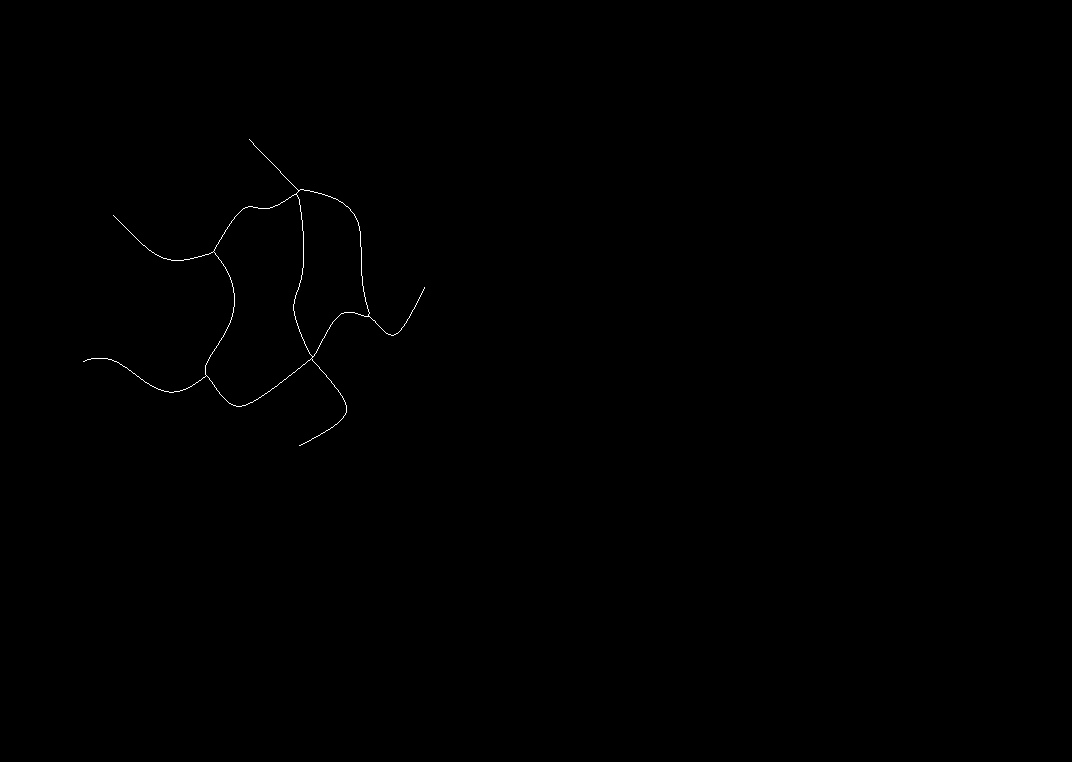
%> input picture simu/thin/2.gif, 1072 x 762 px; its folder holds only this picture in this run
$ octave extract_curve.m   (GNU Octave 9; MATLAB toolbox functions it lacks are replaced by stand-ins)
%> lines starting %> are read from the running program, lines starting %| are printed output that depends on the picture; in (x1, y1, x2, y2) boxes, pixels count from 0 and x2, y2 are one past the last pixel; in counts of white or black regions, pixels touching at a corner belong together; the program's own positions count from 1
### utility/get_degree.m
function degree = get_degree(V)

vn = size(V,2);
degree = zeros(1,vn);

for i = 1:vn
    for j = i:vn
        if V(i,j) ~= 0
            degree(i) = degree(i) + 1;
            degree(j) = degree(j) + 1;
        end
    end
end

### utility/rid_intersection.m
function [V,E] = rid_intersection(V,E)

N = 50;
select_len = floor(N/5);
threshold = 2.4;
en = size(E,2);

while 1
    vn = size(V,2);
    degree = get_degree(V);
    flag = 1;

    for i = 1:vn
        if degree(i) ~= 4
            continue;
        end
        adjac_set = find(V(i,:) ~= 0);
        vector_set = zeros(2,4);
        for j = 1:4
            ee = resampling(E{V(i,adjac_set(j))},N);
%             keyboard;
            ee = ee - repmat(ee(:,1),1,N);
            for k = 1:select_len
                vector_set(:,j) = vector_set(:,j) + ee(:,k) - ee(:,1); %%%% revised
            end
            vector_set(:,j) = vector_set(:,j)/select_len;
        end
        angles = zeros(4,4);
        g1 = [1,2];
        for j = 1:4
            for k = j+1:4
                angles(j,k) = get_angle(vector_set(:,j),vector_set(:,k));
                if angles(g1(1),g1(2)) < angles(j,k)
                    g1 = [j,k];
                end
            end
        end
        g2 = [1,2,3,4];
        g2(g1) = [];
%         keyboard;
        if angles(g1(1),g1(2)) < threshold || angles(g2(1),g2(2)) < threshold
            continue;
        else
            flag = 0;
            break;
        end
    end
    if flag == 1
        break;
    end
    g = [g1;g2];
    for k = 1:2
        s = adjac_set(g(k,1));
        e = adjac_set(g(k,2));
        ee = [E{V(s,i)}(:,1:end-1),E{V(i,e)}];
        E{en+1} = ee;
        E{en+2} = fliplr(ee);
        V(s,e) = en+1;
        V(e,s) = en+2;
        en = en+2;
    end
    V(:,i) = [];
    V(i,:) = [];
end
[V,E] = rearrange(V,E);

### utility/rearrange.m
function [V,E] = rearrange(V,E)

vn = size(V,2);
newE = cell(1,10000);
en = 0;
for i = 1:vn
    for j = i:vn
        if ~V(i,j)
            continue;
        end
        newE{en+1} = E{V(i,j)};
        newE{en+2} = E{V(j,i)};
        V(i,j) = en+1;
        V(j,i) = en+2;
        en = en+2;
    end
end
E = newE;
E(en+1:end) = [];

### utility/rid_shortEdge.m
function [V,E] = rid_shortEdge(V,E,threshold)

en = size(E,2);
while 1
    vn = size(V,2);
    flag = 1;
    degree = get_degree(V);
    for i = 1:vn
        for j = i:vn
            if ~V(i,j)
                continue;
            end
            if size(E{V(i,j)},2) <= threshold && (degree(i) >= 2 && degree(j) >= 2)
                flag = 0;
                break;
            end
        end
        if flag == 0
            break;
        end
    end
    if flag == 1
        break;
    end
    % [8 lines of commented-out code are left out]
    del_idx = j;
    save_idx = i;
    for k = 1:vn
        if k == save_idx || ~V(k,del_idx)                                                                                                                                                                                                                                                                       || ~V(k,j)
            continue;
        end
        ee = [E{V(k,del_idx)}(:,1:end-1),E{V(del_idx,save_idx)}(:,end)];
        E{en+1} = ee;
        E{en+2} = fliplr(ee);
        V(k,save_idx) = en+1;
        V(save_idx,k) = en+2;
        en = en+2;
    end
    V(:,del_idx) = [];
    V(del_idx,:) = [];
%     keyboard;
end
degree = get_degree(V);
delete_set = find(degree == 0);
V(delete_set,:) = [];
V(:,delete_set) = [];

[V,E] = rearrange(V,E);

### utility/rid_degree2.m
function [V,E] = rid_degree2(V,E)

en = size(E,2);
while 1
    vn = size(V,2);
    degree = get_degree(V);
    flag = 1;
    for i = 1:vn
        if degree(i) ~= 2
            continue;
        else
            flag = 0;
            break;
        end
    end
    if flag == 1
        break;
    end
    adjac_set = find(V(i,:) ~= 0);
    s = adjac_set(1);
    e = adjac_set(2);

    ee = [E{V(s,i)},E{V(i,e)}(:,2:end)];
    E{en+1} = ee;
    E{en+2} = fliplr(ee);
    V(s,e) = en+1;
    V(e,s) = en+2;
    en = en+2;
    V(:,i) = [];
    V(i,:) = [];
end

[V,E] = rearrange(V,E);

### utility/get_coord.m
function coord = get_coord(input)

if class(input) == 'struct'
    vn = size(input.V,2);
    coord = Inf(2,vn);
    for i = 1:vn
        for j = i:vn
            if input.V(i,j) ~= 0
                ee = input.E{input.V(i,j)};
                if coord(1,i) == inf
%                     coord(:,i) = round(ee(:,1));
                    coord(:,i) = ee(:,1);
                else
%                     if(~all(abs(coord(:,i)-ee(:,1)) < 1e-4))
%                         disp('check!');
%                         keyboard;
%                     end
                end
                if coord(1,j) == inf
%                     coord(:,j) = round(ee(:,end));
                    coord(:,j) = ee(:,end);
                else
%                     if(~all(abs(coord(:,j)-ee(:,end)) < 1e-4))
%                         disp('check!');
%                         keyboard;
%                     end
                end
            end
        end
    end
elseif class(input) == 'double'
    vn = size(input,3);
    coord = Inf(2,vn);
    for i = 1:vn
        for j = i:vn
            ee = input(:,:,i,j);
            if ee(1,1) ~= inf
                coord(:,i) = ee(:,1);
                coord(:,j) = ee(:,end);
            end
        end
    end
end

### plot_graph.m
function plot_graph(input,idx,varargin)
    min_lineWidth = 0.5;
    max_lineWidth = 3.5;
    if strcmp(class(input),'struct')
        vn = size(input.V,2);
        lineWidth = ones(vn,vn)*(max_lineWidth+min_lineWidth)/2;
        if length(varargin) == 1
            lineWidth = varargin{1}*(max_lineWidth-min_lineWidth) + min_lineWidth;
        end
        figure(idx);clf;hold on;
        en = length(input.E)/2;
        cc = hsv(en);
        cnt = 1;
        for i = 1:vn
            for j = i:vn
                if ~input.V(i,j)
                    continue;
                end
                ee = input.E{input.V(i,j)};
                plot(ee(1,:),ee(2,:),'color',cc(cnt,:),'LineWidth',3);
                cnt = cnt + 1;
            end
        end
        coord = get_coord(input);
        for i = 1:size(coord,2)
            plot(coord(1,i),coord(2,i),'ko','MarkerFaceColor','k','MarkerSize',3);
%             text(coord(1,i),coord(2,i),num2str(i),'FontSize',20);
        end
        axis off;
% [7 lines of commented-out code are left out]
        set(gcf,'position',[300,300,500,500]);
        set(gca,'position',[0.0 0.0 1 1]);
%         print retina-mean-5 -dpng -painters -r1000;
    elseif strcmp(class(input),'double')
        vn = size(input,3);
        lineWidth = ones(vn,vn)*(max_lineWidth+min_lineWidth)/2;
        if length(varargin) == 1
            lineWidth = varargin{1}*(max_lineWidth-min_lineWidth) + min_lineWidth;
        end
        figure(idx);clf;hold on;
        for i = 1:vn
            for j = i:vn
                ee = input(:,:,i,j);
                if ee(1,1) ~= inf
                    plot(ee(1,:),ee(2,:),'b','LineWidth',lineWidth(i,j));
                end
            end
        end
        axis off;
        set(gcf,'position',[300,300,500,500]);
%         set(gca,'position',[0 0 1.05 1.05]); %x,y,width,height
    elseif strcmp(class(input),'cell')
        gn = length(input);
        gra = input{1};
        vn = length(gra.V);
        cnt = 0;
        color_mat = zeros(vn,vn);
        for i = 1:vn
            for j = i:vn
                for k = 1:gn
                    if input{k}.V(i,j) ~= 0
                        cnt = cnt + 1;
                        color_mat(i,j) = cnt;
                        break;
                    end
                end
            end
        end
        cc = hsv(cnt);
%         keyboard;
        for k = 1:gn
            figure(k);clf;hold on;
            gra = input{k};
            vn = length(gra.V);
            for i = 1:vn
                for j = i:vn
                    if ~gra.V(i,j)
                        continue;
                    end
                    ee = gra.E{gra.V(i,j)};
                    plot(ee(1,:),ee(2,:),'color',cc(color_mat(i,j),:),'LineWidth',3);
                end
            end
            coord = get_coord(gra);
            for i = 1:size(coord,2)
                plot(coord(1,i),coord(2,i),'ko','MarkerFaceColor','k','MarkerSize',3);
%                 text(coord(1,i),coord(2,i),num2str(i));
            end
            axis off;
%             /home/zhang/myCode/V2/simu-1-geodesic-1.png
            ylim([250,640]);
            xlim([100,450]);

% [5 lines of commented-out code are left out]

            set(gcf,'position',[300,300,500,500]);
            set(gca,'position',[0 0 1 1]);
            print(['simu-pc1-',num2str(k)],'-dpng','-painters','-r1000');
            keyboard;
        end

%         set(gca,'position',[0 0 1.05 1.05]); %x,y,width,height
    end
% [9 lines of commented-out code are left out]
    drawnow;
%     keyboard;
end

### extract_curve.m
clc,clear;

%     src_path = '3341_bin/thin/';
%     dest_path = '3341_bin/gra/';

    src_path = 'simu/thin/';
    dest_path = 'simu/gra/';
% [6 lines of commented-out code are left out]
    files = dir(src_path);
%     filenames = {'0','50','100','150','200','250','300'};
%     filenames = {'a1','a2'};
    for ii = 3:length(files)
%         idx = index_set(ii);
%         filename = strcat(src_path,filenames{ii},'.gif');
        filename = strcat(src_path,files(ii).name);
%         keyboard;
        binImg = logical(imread(filename));
%> binImg: size 762x1072 logical; 0.14% white in thin lines or dots, all inside (x1, y1, x2, y2) = (83, 139, 425, 446)
        gra = extract_byB(binImg);
    %     gra.E = edge_resample(gra.E,30);
%         ns = split(filenames{ii},'.');
        ns = split(files(ii).name,'.');
        new_filename = strcat(dest_path,[ns{1},'_graph']);
        save(new_filename,'gra');
%         figure(11);clf;imshow(binImg);
        plot_graph(gra,123);
        keyboard;
    end
% end

function gra = extract_byB(binImg)
    vertex_catagory = ones(size(binImg))*-1;

    [row,col] = size(binImg);

    operators = [0,1;0,-1;1,0;-1,0;1,1;1,-1;-1,1;-1,-1];
    for i = 1:row
        for j = 1:col
            if binImg(i,j) == 0
                continue;
            end
            n_adj = 0;
            for k = 1:8
                adj_i = i + operators(k,1);
                adj_j = j + operators(k,2);
                if adj_i >= 1 && adj_i <= row && adj_j >= 1 && adj_j <= col && binImg(adj_i,adj_j) == 1
                    n_adj = n_adj + 1;
                end
            end
            vertex_catagory(i,j) = n_adj;
        end
    end

    visited = zeros(row,col);
%     childs = logical(visited);
    parents = Inf(1,2,row,col);
    indexs = Inf(row,col);
    % keyboard;
    stack = zeros(1000,2);
    ptr = 0;
    vn = 0;
%     keyboard;
    for i = 1:row
        for j = 1:col
            if vertex_catagory(i,j) == 1
                parents(:,:,i,j) = [i,j];
                vn = vn + 1;
                indexs(i,j) = vn;
                continue;
            elseif vertex_catagory(i,j) < 3
                continue;
            elseif visited(i,j) == 1
                continue;
            end
%             if i == 375 && j == 55
%                 keyboard;
%             end
            ptr = ptr + 1;
            stack(ptr,:) = [i,j];
            visited(i,j) = 1;
            cluster = [];
            while ptr > 0
                ni = stack(ptr,1);
                nj = stack(ptr,2);
                ptr = ptr - 1;
                cluster = [cluster;ni,nj];
                for k = 1:8
                    adj_i = ni + operators(k,1);
                    adj_j = nj + operators(k,2);
                    if adj_i >= 1 && adj_i <= row && adj_j >= 1 && adj_j <= col
                        if vertex_catagory(adj_i,adj_j) >= 3 && visited(adj_i,adj_j) == 0
                            visited(adj_i,adj_j) = 1;
                            ptr = ptr + 1;
                            stack(ptr,:) = [adj_i,adj_j];
                        end
                    end
                end
            end
            common_parent = round(mean(cluster,1));
            vn = vn + 1;
            for k = 1:size(cluster,1)
                parents(:,:,cluster(k,1),cluster(k,2)) = common_parent;
                indexs(cluster(k,1),cluster(k,2)) = vn;
            end
        end
    end
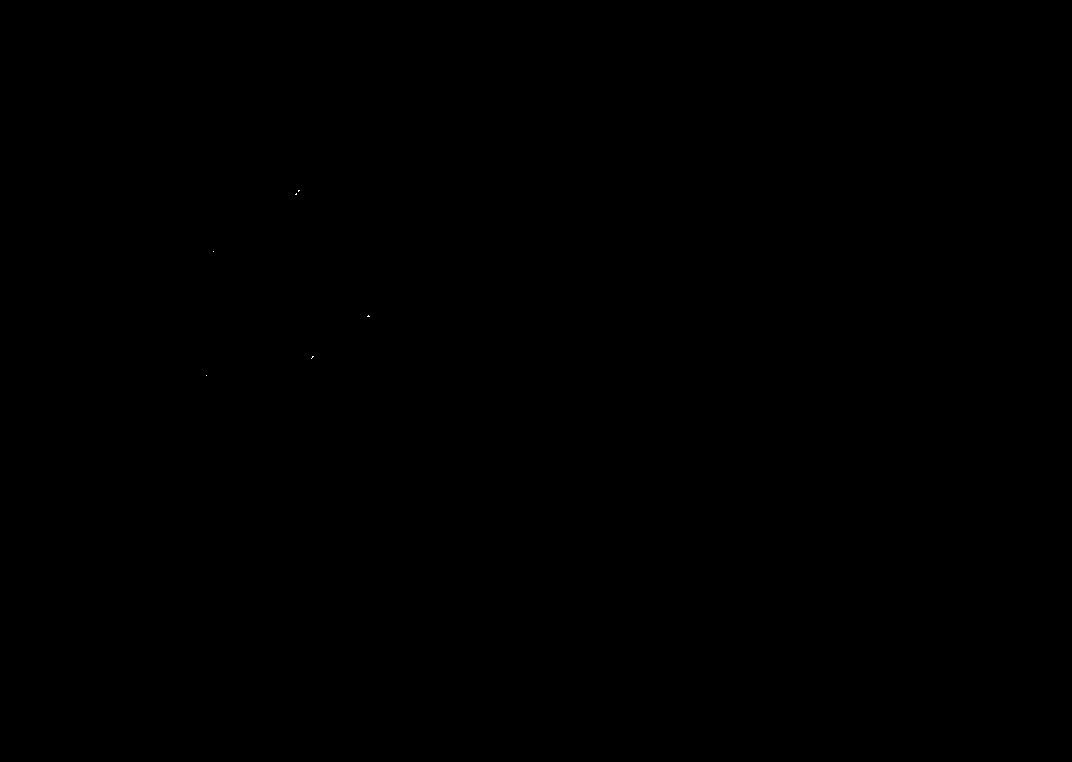
%> visited: size 762x1072 double; values 0 (black) and 1 (white), 0% white in thin lines or dots, all inside (x1, y1, x2, y2) = (206, 190, 370, 376)
%> after the loop, ptr = 0; stack = 1000 rows, first 12: [376 207; 359 312; 317 368; 0 0; 0 0; 0 0; 0 0; 0 0; 0 0; 0 0; 0 0; 0 0]; vn = 11
%     keyboard;
    V = zeros(vn,vn);
    E = cell(1,10000);
    en = 0;
    show = logical(zeros(row,col));
    visited = zeros(row,col);
    for i = 1:row
        for j = 1:col
            if parents(1,1,i,j) == inf
                continue;
            end
%             if i == 360 && j == 28
%                 keyboard;
%             end
            show(i,j) = 1;
            visited(i,j) = 1;
            for k = 1:8
                ni = i + operators(k,1);
                nj = j + operators(k,2);
                if ~(ni >= 1 && ni <= row && nj >= 1 && nj <= col && vertex_catagory(ni,nj) == 2) ...
                        || visited(ni,nj) == 1
                    continue;
                end
                visited(ni,nj) = 1;
                curve = Inf(2,1000);
                curve(:,1:2) = [j,nj;row-i,row-ni];
                n_point = 2;
    %             keyboard;
                while indexs(ni,nj) == inf
                    flag = 1;
                    for u = 1:8
                        adjac_i = ni + operators(u,1);
                        adjac_j = nj + operators(u,2);
                        if adjac_i >= 1 && adjac_i <= row && adjac_j >= 1 && adjac_j <= col && binImg(adjac_i,adjac_j) == 1 ...
                            && (vertex_catagory(adjac_i,adjac_j) == 2 && visited(adjac_i,adjac_j) == 0 || (indexs(adjac_i,adjac_j) ~= inf && indexs(adjac_i,adjac_j) ~= indexs(i,j)))
                            flag = 0;
                            break;
                        end
                    end
                    if flag == 1
                        break;
                    end
                    visited(adjac_i,adjac_j) = 1;
                    n_point = n_point + 1;
                    curve(:,n_point) = [adjac_j,row-adjac_i];
                    ni = adjac_i;
                    nj = adjac_j;
%                     keyboard;
                end
                if flag == 1
                    continue;
                end
                if indexs(i,j) == indexs(ni,nj)
%                     keyboard;
                    continue;
                end
                temp = parents(:,:,ni,nj);
                curve(:,n_point) = [temp(2),row-temp(1)];
                temp = parents(:,:,i,j);
                curve(:,1) = [temp(2),row-temp(1)];

                E{en+1} = curve(:,1:n_point);
                E{en+2} = fliplr(E{en+1});
                V(indexs(i,j),indexs(ni,nj)) = en+1;
                V(indexs(ni,nj),indexs(i,j)) = en+2;
                en = en + 2;
    %             keyboard;
            end
        end
    end
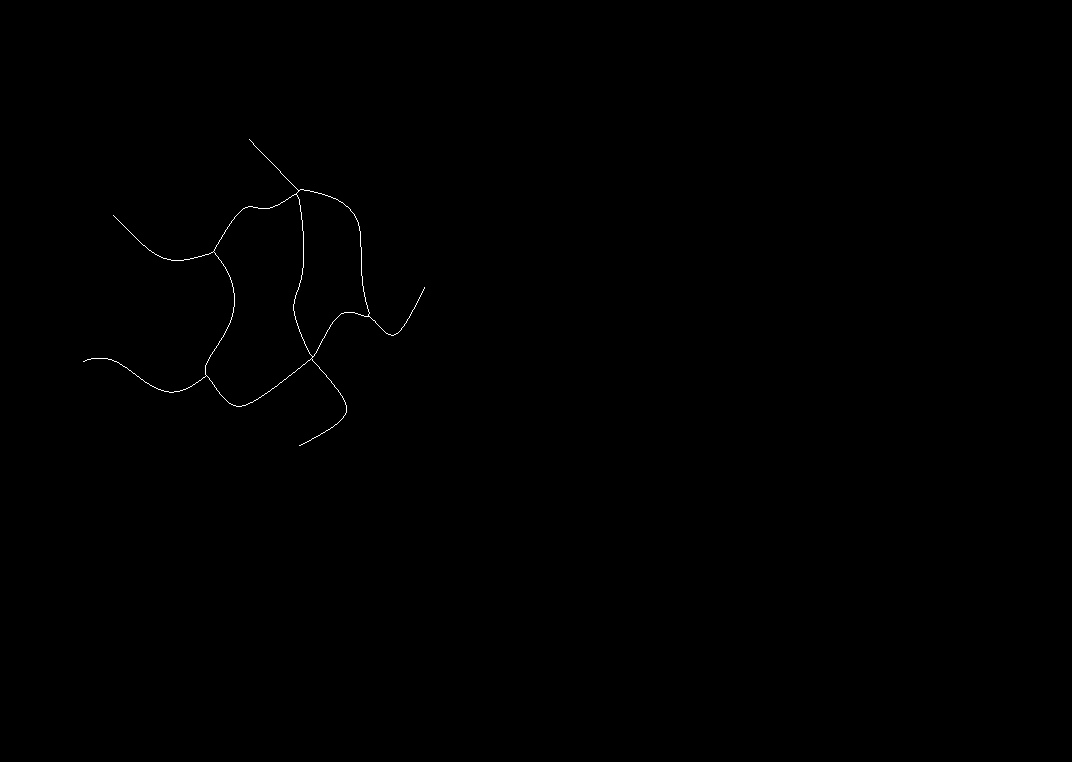
%> visited: size 762x1072 double; values 0 (black) and 1 (white), 0.14% white in thin lines or dots, all inside (x1, y1, x2, y2) = (83, 139, 425, 446)
%> after the loop, E = 10000 items; curve = 1000 columns, first 8: [84 85 86 87 88 89 90 91; 400 400 401 401 402 402 402 402]; en = 24
%     keyboard;
    E(en+1:end) = [];
    degree = get_degree(V);
%> in get_degree, `vn = size(V,2);`: vn = 11
%> the loop in get_degree, `for i = 1:vn` made 11 passes
%> after the loop in get_degree, `for i = 1:vn`: degree = [1 3 3 1 3 1 3 4 1 3 1]
%> degree = [1 3 3 1 3 1 3 4 1 3 1]
    delete_set = find(degree == 0);
%> delete_set = []
    V(delete_set,:) = [];
    V(:,delete_set) = [];
%     keyboard;
    [V,E] = rid_intersection(V,E);
%> in rid_intersection, `en = size(E,2);`: en = 24
%> the loop in rid_intersection, `while 1` made 2 passes
%> (degree, g) on pass 1: ([1 3 3 1 3 1 3 4 1 3 1], [1 4; 2 3])
%> after the loop in rid_intersection, `while 1`: E = 28 items; angles = [0 1.04 1.78 3.01; 0 0 2.83 1.97; 0 0 0 1.48; 0 0 0 0]; en = 28; g2 = [2 3]; vector_set = [-8.04 4.66 -11 7.06; 15.78 7.24 -8.98 -10.36]
%> the loop in rearrange, `for i = 1:vn` made 10 passes
%> after the loop in rearrange, `for i = 1:vn`: en = 20; newE = 10000 items
%> in rid_intersection, `[V,E] = rearrange(V,E);`: E = 20 items
%> E = 20 items
%     [V,E] = rid_H(V,E);
    [V,E] = rid_shortEdge(V,E,10);
%> in rid_shortEdge, `en = size(E,2);`: en = 20
%> the loop in rid_shortEdge, `while 1` made 2 passes
%> degree on passes 1 to 2: [1 3 3 1 3 1 3 1 3 1], [1 4 1 3 1 3 1 3 1]
%> after the loop in rid_shortEdge, `while 1`: E = 24 items; V = [0 1 0 0 0 0 0 0 0; 2 0 0 22 0 5 0 0 24; 0 0 0 11 0 0 0 0 0; 0 21 12 0 0 0 0 13 0; 0 0 0 0 0 15 0 0 0; 0 6 0 0 16 0 0 17 0; 0 0 0 0 0 0 0 19 0; 0 0 0 14 0 18 20 0 0; 0 23 0 0 0 0 0 0 0]; en = 24
%> in rid_shortEdge, `delete_set = find(degree == 0);`: delete_set = []
%> the loop in rearrange (call 2), `for i = 1:vn` made 9 passes
%> in rid_shortEdge, `[V,E] = rearrange(V,E);`: V = [0 1 0 0 0 0 0 0 0; 2 0 0 3 0 5 0 0 7; 0 0 0 9 0 0 0 0 0; 0 4 10 0 0 0 0 11 0; 0 0 0 0 0 13 0 0 0; 0 6 0 0 14 0 0 15 0; 0 0 0 0 0 0 0 17 0; 0 0 0 12 0 16 18 0 0; 0 8 0 0 0 0 0 0 0]; E = 18 items
%> E = 18 items

    [V,E] = rid_degree2(V,E);
%> in rid_degree2, `en = size(E,2);`: en = 18
%> the loop in rid_degree2, `while 1` made 1 pass
%     [V,E] = rid_unconnected(V,E);
    gra.V = V;
%> gra.V has the same summary as V in rid_shortEdge
    gra.E = E;
%> gra.E = 18 items
    coord = get_coord(gra);
%> in get_coord, `coord = Inf(2,vn);`: coord = [Inf Inf Inf Inf Inf Inf Inf Inf Inf; Inf Inf Inf Inf Inf Inf Inf Inf Inf]
%> the loop in get_coord, `for i = 1:vn` made 9 passes
%> after the loop in get_coord, `for i = 1:vn`: coord = [250 299 114 214 425 369 84 207 300; 622 571 546 510 474 445 400 386 316]; ee = 124 columns, first 8: [84 85 86 87 88 89 90 91; 400 400 401 401 402 402 402 402]
    check = find(coord(1,:) == inf);
%> check = []
    if ~isempty(check)
        keyboard;
    end
    gra.coord = coord;
%> gra.coord has the same summary as coord in get_coord
%> in plot_graph, `vn = size(input.V,2);`: vn = 9
%> in plot_graph, `cc = hsv(en);`: cc = [1 0 0; 1 0.667 0; 0.667 1 0; 0 1 0; 0 1 0.667; 0 0.667 1; 0 0 1; 0.667 0 1; 1 0 0.667]
%> the loop in plot_graph, `for i = 1:vn` made 9 passes
%> after the loop in plot_graph, `for i = 1:vn`: cnt = 10
%> the loop in get_coord (call 2), `for i = 1:vn` made 9 passes
%> the loop in plot_graph, `for i = 1:size(coord,2)` made 9 passes
%> `plot_graph(gra,123);`:
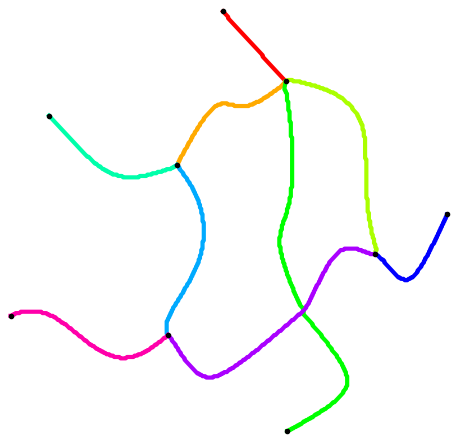
%> figure redrawn from the program's plot data; curve peaks at x = 114, y = 546; curve peaks at x = 92, y = 403
end
% && indexs(adjac_i,adjac_j) ~= indexs(i,j)
% [126 lines left out: functions extract_byA, seek_curve, extract_vertex, not called in this run]
